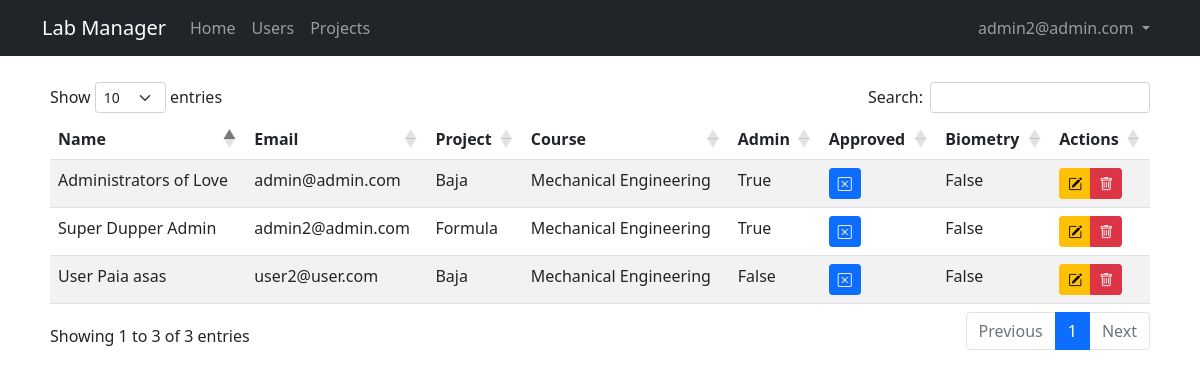
The app's page /admin/users (signed in) with its own data.
### lab_manager/models.py (models this page shows, shortened)
class User(db.Model, UserMixin):
    id = db.Column(db.Integer, primary_key = True)
    email = db.Column(db.String(50), unique = True)
    name = db.Column(db.String(150))
    password = db.Column(db.String(128))
    date_created = db.Column(db.DateTime, default = datetime.utcnow)
    biometry = db.Column(db.Boolean, default = False, nullable = False)
    project = db.Column(db.Integer, db.ForeignKey('project.id'), nullable = False)
    grr = db.Column(db.Integer, unique = True)
    course = db.Column(db.String(50))
    approved_by = db.Column(db.Integer)
    date_approved = db.Column(db.DateTime, default = datetime.utcnow)
    approved = db.Column(db.Boolean, default = False, nullable = False)
    admin = db.Column(db.Boolean, default = False, nullable = False)

### lab_manager/admin/routes.py (the view)
@admin.route("/admin/users")
@admin_only
def users():
    users = User.query
    return render_template('admin/users.jinja2', title = "Users", users=users, user=current_user)

### lab_manager/__init__.py (called while the page is built)
def create_app(config_class=Config):
    app = Flask(__name__)
    app.config.from_object(Config)
    db.init_app(app)
    from lab_manager.main.routes import main
    app.register_blueprint(main)
    from lab_manager.users.routes import users
    app.register_blueprint(users)
    from lab_manager.admin.routes import admin
    app.register_blueprint(admin)
    from .models import User, Project
    initialize_database(app)
    login_manager.init_app(app)
    @login_manager.user_loader
    def load_user(id):
        return User.query.get(int(id))
    return app

### lab_manager/admin/routes.py (called while the page is built)
def admin_only(func):
    @wraps(func)
    def wrapper(*args, **kwargs):
        if current_user.is_anonymous:
            flash("You should be logged in to see this page!", "warning")
            return redirect(url_for('admin.login'))
        if not current_user.admin:
            abort(403)
        return func(*args, **kwargs)
    return wrapper

### lab_manager/templates/admin/users.jinja2 (shortened to what this page needs)
{% extends "layout.jinja2" %}
{% block content %}
<table id="data" class="table table-striped">
<thead>
    <tr>
        <th>Name</th>
        <th>Email</th>
        <th>Project</th>
        <th>Course</th>
        <th>Admin</th>
        <th>Approved</th>
        <th>Biometry</th>
        <th>Actions</th>
    </tr>
</thead>
<tbody>
    {% for user in users %}
    <tr>
        <td>{{ user.name }}</td>
        <td>{{ user.email }}</td>
        <td>{{ user.project }}</td>
        <td>{{ user.course }}</td>
        <td>{{ user.admin }}</td>
        <td>
            {% if user.approved %}
                <a href="#" class="btn btn-success active btn-sm" aria-current="page"><i class="bi bi-check-square"></i></a>
            {% else %}
                <a href="#" class="btn btn-primary btn-sm"><i class="bi bi-x-square"></i></a>
            {% endif %}
        </td>
        <td>{{ user.biometry }}</td>
        <td>
            <div class="btn-group" role="group" aria-label="Basic mixed styles example">
                <button type="button" class="btn btn-warning btn-sm"><i class="bi bi-pencil-square"></i></button>
                <button type="button" class="btn btn-danger btn-sm"><i class="bi bi-trash"></i></button>
            </div>
        </td>
    </tr>
    {% endfor %}
</tbody>
</table>
{% endblock content %}

### lab_manager/templates/layout.jinja2 (shortened to what this page needs)
<!DOCTYPE html>
<html lang="en">
<head>
    <link href="https://cdn.jsdelivr.net/npm/bootstrap@5.1.3/dist/css/bootstrap.min.css" rel="stylesheet">
    <link rel="stylesheet" type="text/css" href="https://cdn.datatables.net/1.10.25/css/dataTables.bootstrap5.css">
    <link rel="stylesheet" href="https://cdn.jsdelivr.net/npm/bootstrap-icons@1.8.1/font/bootstrap-icons.css">
    <link rel="stylesheet" type="text/css" href="{{ url_for('static', filename='main.css') }}">
</head>
<body>
    <nav class="navbar navbar-expand-md navbar-dark bg-dark">
        <div class="container">
            <a class="navbar-brand mr-4" href="/">Lab Manager</a>
            <div class="collapse navbar-collapse" id="navbar">
                <div class="navbar-nav me-auto mb-2 mb-lg-0">
                    <a href="/" class="nav-item nav-link">Home</a>
                    {% if user.is_authenticated and user.admin==True %}
                        <a href="{{url_for('admin.users')}}" class="nav-item nav-link">Users</a>
                        <a href="{{url_for('admin.projects')}}" class="nav-item nav-link">Projects</a>
                    {% endif %}
                </div>
                <div class="navbar-nav">
                    {% if user.is_authenticated and user.admin==False %}
                        <li class="nav-item dropdown">
                            <a class="nav-link dropdown-toggle" href="#" id="navbarDropdown" role="button" data-bs-toggle="dropdown" aria-expanded="false"> {{user.email}} </a>
                            <ul class="dropdown-menu dropdown-menu-end" aria-labelledby="navbarDropdown">
                                <li><a class="dropdown-item" href="{{url_for('users.profile')}}">Profile</a></li>
                                <li><hr class="dropdown-divider"></li>
                                <li><a class="dropdown-item" href="{{url_for('users.logout')}}">Logout</a></li>
                            </ul>
                        </li>
                    {% elif user.is_authenticated and user.admin==True %}
                        <li class="nav-item dropdown">
                            <a class="nav-link dropdown-toggle" href="#" id="navbarDropdown" role="button" data-bs-toggle="dropdown" aria-expanded="false"> {{user.email}} </a>
                        </li>
                    {% else %}
                        <a href="{{url_for('users.login')}}" class="nav-item nav-link">Login</a>
                        <a href="{{url_for('users.register')}}" class="nav-item nav-link">Sign Up</a>
                    {% endif %}
                </div>
            </div>
        </div>
    </nav>
    <main class="container full-page" role="main">
        {% block content %}{% endblock content %}
    </main>
</body>
</html>

### lab_manager/static/main.css (style rules this page uses)
.full-page { background: #ffffff; padding: 10px 20px; margin-bottom: 20px; margin-top: 1rem; }

### records on screen
User: email "admin2@admin.com", name "Super Dupper Admin", project "Formula", course "Mechanical Engineering", admin "True", approved False (drawn), biometry "False"
User: name "User Paia asas", email "user2@user.com", project "Baja", course "Mechanical Engineering", admin "False", approved False (drawn), biometry "False"
User: name "Administrators of Love", email "admin@admin.com", project "Baja", course "Mechanical Engineering", admin "True", approved False (drawn), biometry "False"
